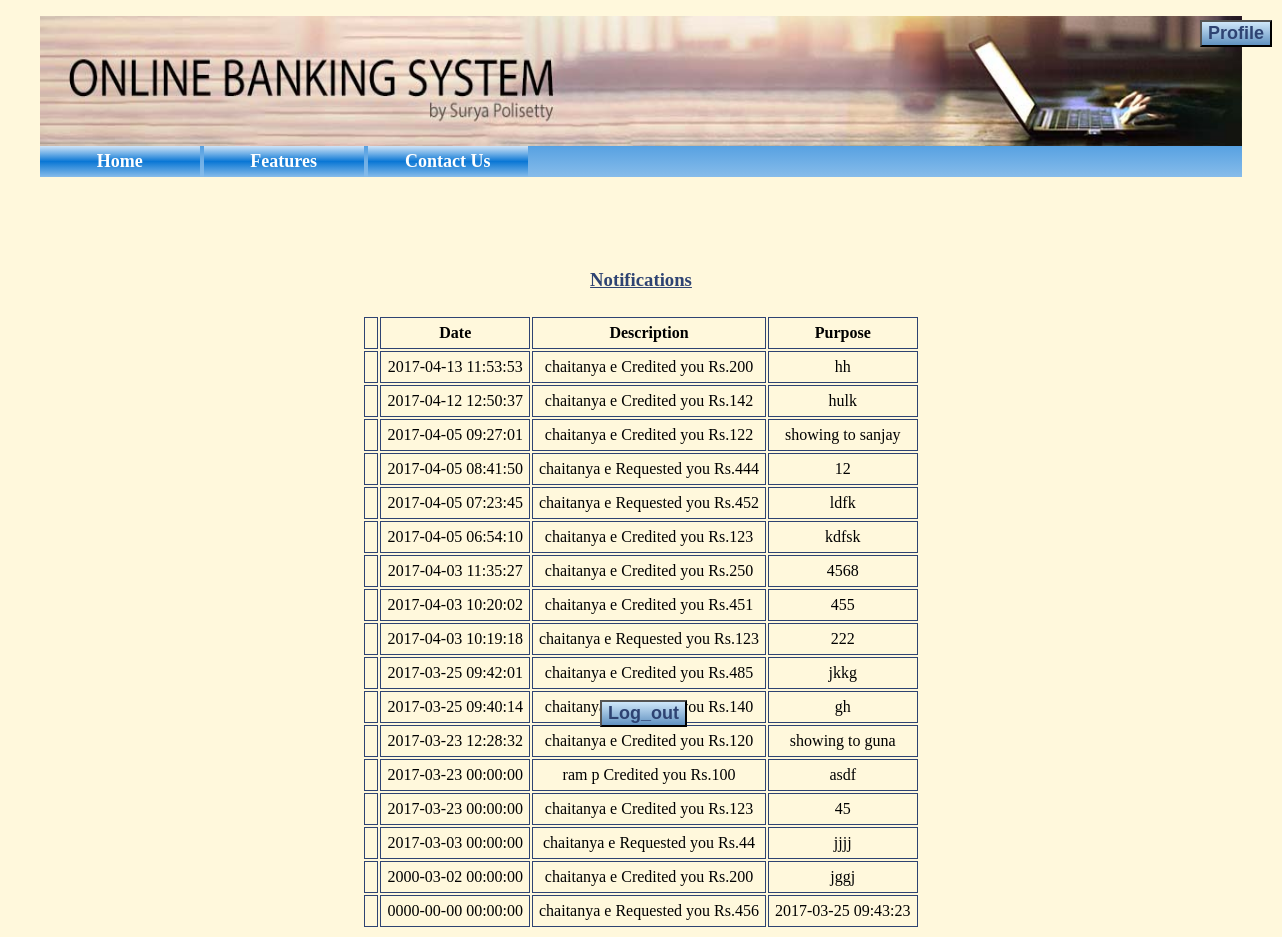
The app's page /notifications.php (signed in) with its own data.
### tables this page shows
CREATE TABLE `persons` (
  `firstname` varchar(255) DEFAULT NULL,
  `lastname` varchar(255) DEFAULT NULL,
  `mobileno` bigint(10) NOT NULL,
  `password` varchar(100) DEFAULT NULL,
  `Balance` int(11) NOT NULL,
  `lastlogin` datetime NOT NULL,
  `notificationtime` datetime NOT NULL
);

### notifications.php (the view, shortened to what this page needs)
<!DOCTYPE html>
<html>
    <head>
        <link rel="stylesheet" href="newcss.css">
    </head>
    <?php include 'header.php' ?>
<?php    include 'connection.php';
$user=$_SESSION["id"];
$sql="SELECT * FROM transactions where Receiver=$user UNION SELECT * FROM request where Receiver=$user order by time DESC";
$result=   mysqli_query($conn,$sql)  or die(mysql_error()); ?>
    <br><br><br>
    <h3 style="text-align:center;color:#2E4372;"><u>Notifications</u></h3>
    <table align="center">
                        <th></th>
                        <th>Date</th>
                        <th>Description</th>
						<th>Purpose</th>
                        <?php
                        while($rws=  mysqli_fetch_assoc($result)){
                            echo "<tr>";
							echo "<td>"."</td>";
                            echo "<td>".$rws["time"]."</td>";
							     $other=$rws["Sender"];
							     $sql1="SELECT * FROM persons where mobileno=$other";
								$result1=   mysqli_query($conn,$sql1)  or die(mysql_error());
								$rws1=  mysqli_fetch_assoc($result1);
                            if($rws["notificationtype"]=="t") {echo "<td>".$rws1["firstname"]." ".$rws1["lastname"]."  Credited you"." Rs.".$rws["amount"]."</td>"; }
                            else  {echo "<td>".$rws1["firstname"]." ".$rws1["lastname"]." Requested you"." Rs.".$rws["amount"]."</td>"; }
                             echo "<td>".$rws["purpose"]."</td>";
                            echo "</tr>";
                        } ?>
</table>
<!DOCTYPE html>
<html>
<div class="navigateprofileb">
	<form action="profile.php" method="POST">
           <button type="submit"  class="navigateprofileb">Profile</button>
</form>
          	 </div>
<div class="profilelogoutb">
	<form action="logout.php" method="POST">
           <button type="submit"  class="profilelogoutb">Log_out</button>
</form>
          	 </div>
</html>

### newcss.css (style rules this page uses)
body { background-color:#F9F6F4; background-color:#F5FAFA; font-family:verdana; }
.profilelogoutb { position:absolute; top:350px; left:300px; background: linear-gradient(to bottom, rgba(207,231,250,1) 0%,rgba(99,147,193,1) 98%,rgba(99,147,193,1) 100%); font-size:18px; color:#2E4372; border:1; font-weight: bold; cursor:pointer; }
.navigateprofileb { position:absolute; top:10px; left:600px; background: linear-gradient(to bottom, rgba(207,231,250,1) 0%,rgba(99,147,193,1) 98%,rgba(99,147,193,1) 100%); font-size:18px; color:#2E4372; border:1; font-weight: bold; cursor:pointer; }
.left_panel p,h3 { padding:6px; }
.right_panel p,h3 { padding:6px; }

### notifications.php (style rules this page uses)
.content_customer table,th,td { padding:6px; border: 1px solid #2E4372; border-collapse: collapse; text-align: center; }

### records on screen
persons: firstname "chaitanya", lastname "e"
persons: firstname "ram", lastname "p"

### other values on screen
$rws["time"] "2017-04-13 11:53:53"
$rws["amount"] "200"
$rws["purpose"] "hh"
$rws["time"] "2017-04-12 12:50:37"
$rws["amount"] "142"
$rws["purpose"] "hulk"
$rws["time"] "2017-04-05 09:27:01"
$rws["amount"] "122"
$rws["purpose"] "showing to sanjay"
$rws["time"] "2017-04-05 08:41:50"
$rws["amount"] "444"
$rws["purpose"] "12"
$rws["time"] "2017-04-05 07:23:45"
$rws["amount"] "452"
$rws["purpose"] "ldfk"
